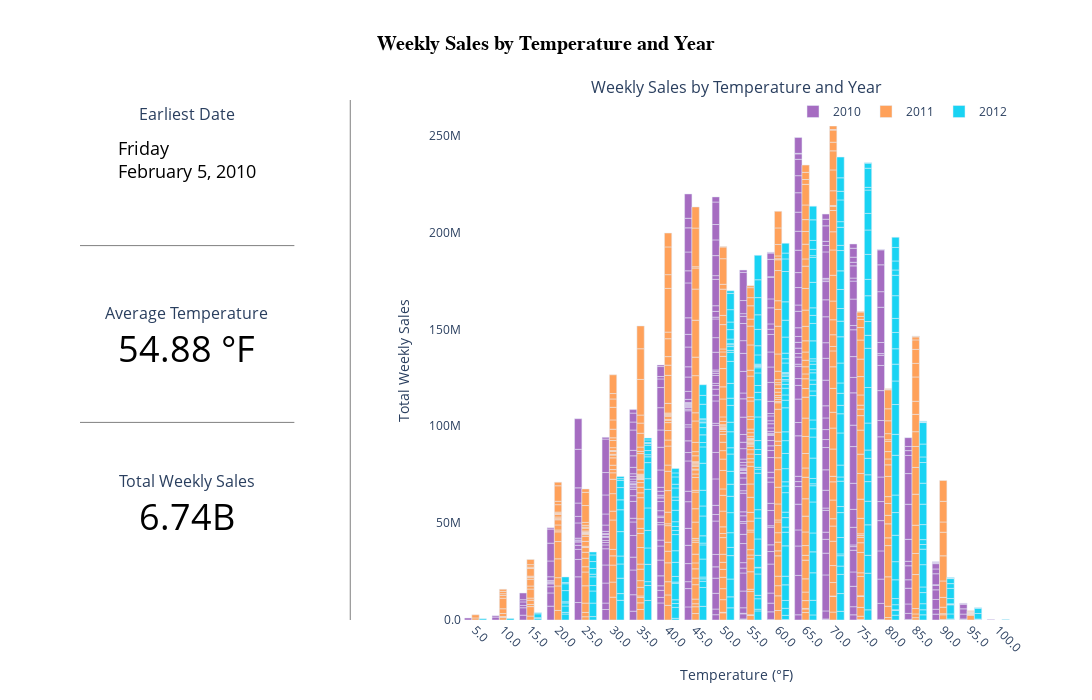

The code cell stored with this chart in its notebook:
### Code cell
# Let's combine the graph and the summary table into a single dashboard-style presentation

# First, set up the overall container for the charts.  Here, we have a 3-row, 2-column
# layout where row1,col2 spans 3 rows
fig = make_subplots(
    rows=3,
    cols=2,
    specs=[
        [{'type':"indicator", 't':0, 'b':0}, {"type": "xy", "rowspan": 3}],
        [{"type": "indicator", 't':0}, None],
        [{"type": "indicator", 't':-0.06}, None]
    ],
    column_widths=[0.28, 0.72],
    row_heights=[0.33, 0.33, 0.33],
    horizontal_spacing=0.18,
    vertical_spacing=0.15,
    subplot_titles=(
        "",
        "Weekly Sales by Temperature and Year",
        "",
        ""
    )
)

# ========================================

# First, let's add the earliest date indicator in row1, col1
df_min_date = pd.read_sql('SELECT MIN(store_date) FROM walmart_date_dim', conn)
earliest_date = df_min_date.iloc[0,0]
weekdayname = earliest_date.strftime('%A')
monthname = earliest_date.strftime('%B')
formatted_date = f"{weekdayname}<br>{monthname} {earliest_date.day}, {earliest_date.year}"

earliest_date_indicator = go.Table(
    header = dict(
        values = ["Earliest Date"],
        fill_color = 'white',
        align = 'center',
        font = dict(size=16)
    ),
    cells = dict(
        values = [[formatted_date]],
        align = 'center',
        fill_color = 'white',
        font = dict(size=18, color='black')
    )
)

fig.add_trace(earliest_date_indicator, row=1, col=1)

# ========================================

# Next, let's add the average/mean indicator in row2, col1
median_temp = df['store_temperature'].median()
avg_temp = df['store_temperature'].mean()

average_temp_indicator = go.Table(
    header = dict(
        values = ["Average Temperature"],
        fill_color = 'white',
        align = 'center',
        font = dict(size=16)
    ),
    cells = dict(
        values = [[f"{avg_temp:.2f} °F"]],
        align = 'center',
        fill_color = 'white',
        font = dict(size=36, color='black')
    )
)

fig.add_trace(average_temp_indicator, row=2, col=1)

# ========================================

# Next, add the total weekly sales indicator, row3, col1
def formatTotalSales(value):
    if value >= 1_000_000_000:
        return f"{value / 1_000_000_000:.2f}B"
    elif value >= 1_000_000:
        return f"{value / 1_000_000:.2f}M"
    elif value >= 1_000:
        return f"{value / 1_000:.2f}K"
    else:
        return f"{value:2f}"
        
totalSales = df['total_weekly_sales'].sum()
totalSalesFormattedStr = formatTotalSales(totalSales)

weekly_sales_indicator = go.Table(
    header = dict(
        values = ["Total Weekly Sales"],
        fill_color = 'white',
        align = 'center',
        font = dict(size=16)
    ),
    cells = dict (
        values = [[totalSalesFormattedStr]],
        align = 'center',
        fill_color = 'white',
        font = dict(size=36, color='black')
    )
)

fig.add_trace(weekly_sales_indicator, row=3, col=1)

# ========================================
bgcolors = {
    '2010': '#A56CC1',
    '2011': '#FFA15A',
    '2012': '#19D3F3'
}
years = sorted(df['year'].unique().tolist())

for year in years:
    df_subset = df[df['year'] == year]
    fig.add_trace(
        go.Bar(
            x = df_subset['store_temperature_bin'],
            y = df_subset['total_weekly_sales'],
            name = str(year),
            customdata = [[year]] * len(df_subset), # used in hover since 'name' behavior is quirky in hover
            marker_color = bgcolors[str(year)],
            hovertemplate = 'Temperature: %{x}<br>Total Weekly Sales: %{y:$,.2f}<br>Year: %{customdata}<extra></extra>'
        ),
        row=1,
        col=2
    )

# Final layout adjustments
fig.update_layout(
    height = 700,
    width = 1150,
    title = 'Weekly Sales by Temperature and Year',
    title_x = 0.5,
    xaxis_title = 'Temperature (°F)',
    xaxis_tickangle = 45,
    yaxis_title = 'Total Weekly Sales',
    yaxis_tickformat = ".2s",
    barmode = 'group',  # for grouped chart
    plot_bgcolor = 'white',
    legend=dict(
        orientation="h",
        yanchor="bottom",
        y=0.95,
        xanchor="right",
        x=1
    )
)

# Let's make the report title pop a little more
title_font = dict(size=20, family="Helvetica", color='black', weight='bold')
fig.update_layout(title=dict(text='Weekly Sales by Temperature and Year', x=0.5, font=title_font))

# Add some line separators
# Horizontal, between earliest date and average temperature
fig.add_shape(
    type="line",
    x0=0.0, x1=.23,
    y0=0.72, y1=0.72,
    xref="paper", yref="paper",
    line=dict(color="grey", width=1),
    layer="below"
)

# Horizontal, between total weekly sales and average temperature
fig.add_shape(
    type="line",
    x0=0.0, x1=.23,
    y0=0.38, y1=0.38,
    xref="paper", yref="paper",
    line=dict(color="grey", width=1),
    layer="below"
)

# Vertical, between col1 and col2
fig.add_shape(
    type="line",
    x0=0.29, x1=.29,
    y0=0.0, y1=1.0,
    xref="paper", yref="paper",
    line=dict(color="grey", width=1),
    layer="below"
)

fig.show()

### Figure 1 — Plotly figure (JSON) as saved in the notebook; plotly's stock layout.template omitted (floating-point values rounded to 4 significant figures; data arrays with more than 128 entries replaced by an {"elided": "..."} marker saying what was removed)
{"data": [{"cells": {"align": "center", "fill": {"color": "white"}, "font": {"color": "black", "size": 18}, "values": [["Friday<br>February 5, 2010"]]}, "domain": {"x": [0, 0.2296], "y": [0.7667, 1]}, "header": {"align": "center", "fill": {"color": "white"}, "font": {"size": 16}, "values": ["Earliest Date"]}, "type": "table"}, {"cells": {"align": "center", "fill": {"color": "white"}, "font": {"color": "black", "size": 36}, "values": [["54.88 °F"]]}, "domain": {"x": [0, 0.2296], "y": [0.3833, 0.6167]}, "header": {"align": "center", "fill": {"color": "white"}, "font": {"size": 16}, "values": ["Average Temperature"]}, "type": "table"}, {"cells": {"align": "center", "fill": {"color": "white"}, "font": {"color": "black", "size": 36}, "values": [["6.74B"]]}, "domain": {"x": [0, 0.2296], "y": [0, 0.2933]}, "header": {"align": "center", "fill": {"color": "white"}, "font": {"size": 16}, "values": ["Total Weekly Sales"]}, "type": "table"}, {"customdata": {"elided": "404x1 int values"}, "hovertemplate": "Temperature: %{x}<br>Total Weekly Sales: %{y:$,.2f}<br>Year: %{customdata}<extra></extra>", "marker": {"color": "#A56CC1"}, "name": "2010", "type": "bar", "x": {"elided": "404 str values"}, "xaxis": "x", "y": {"elided": "404 float values"}, "yaxis": "y"}, {"customdata": {"elided": "480x1 int values"}, "hovertemplate": "Temperature: %{x}<br>Total Weekly Sales: %{y:$,.2f}<br>Year: %{customdata}<extra></extra>", "marker": {"color": "#FFA15A"}, "name": "2011", "type": "bar", "x": {"elided": "480 str values"}, "xaxis": "x", "y": {"elided": "480 float values"}, "yaxis": "y"}, {"customdata": {"elided": "350x1 int values"}, "hovertemplate": "Temperature: %{x}<br>Total Weekly Sales: %{y:$,.2f}<br>Year: %{customdata}<extra></extra>", "marker": {"color": "#19D3F3"}, "name": "2012", "type": "bar", "x": {"elided": "350 str values"}, "xaxis": "x", "y": {"elided": "350 float values"}, "yaxis": "y"}], "layout": {"annotations": [{"font": {"size": 16}, "showarrow": false, "text": "Weekly Sales by Temperature and Year", "x": 0.7048, "xanchor": "center", "xref": "paper", "y": 1, "yanchor": "bottom", "yref": "paper"}], "barmode": "group", "height": 700, "legend": {"orientation": "h", "x": 1, "xanchor": "right", "y": 0.95, "yanchor": "bottom"}, "plot_bgcolor": "white", "shapes": [{"layer": "below", "line": {"color": "grey", "width": 1}, "type": "line", "x0": 0, "x1": 0.23, "xref": "paper", "y0": 0.72, "y1": 0.72, "yref": "paper"}, {"layer": "below", "line": {"color": "grey", "width": 1}, "type": "line", "x0": 0, "x1": 0.23, "xref": "paper", "y0": 0.38, "y1": 0.38, "yref": "paper"}, {"layer": "below", "line": {"color": "grey", "width": 1}, "type": "line", "x0": 0.29, "x1": 0.29, "xref": "paper", "y0": 0, "y1": 1, "yref": "paper"}], "title": {"font": {"color": "black", "family": "Helvetica", "size": 20, "weight": "bold"}, "text": "Weekly Sales by Temperature and Year", "x": 0.5}, "width": 1150, "xaxis": {"anchor": "y", "domain": [0.4096, 1], "tickangle": 45, "title": {"text": "Temperature (°F)"}}, "yaxis": {"anchor": "x", "domain": [0, 1], "tickformat": ".2s", "title": {"text": "Total Weekly Sales"}}}}
